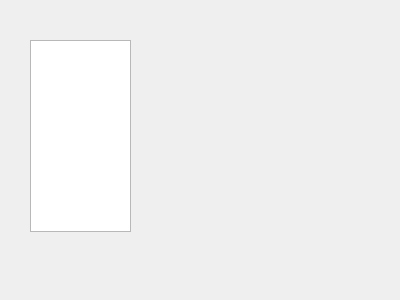
<?xml version="1.0" encoding="UTF-8"?>
<ui version="4.0">
 <class>Plugin</class>
 <widget class="QWidget" name="Plugin">
  <property name="geometry">
   <rect>
    <x>0</x>
    <y>0</y>
    <width>400</width>
    <height>300</height>
   </rect>
  </property>
  <property name="windowTitle">
   <string>Form</string>
  </property>
  <widget class="QListWidget" name="listWidget">
   <property name="geometry">
    <rect>
     <x>30</x>
     <y>40</y>
     <width>101</width>
     <height>192</height>
    </rect>
   </property>
  </widget>
 </widget>
 <resources/>
 <connections/>
</ui>
